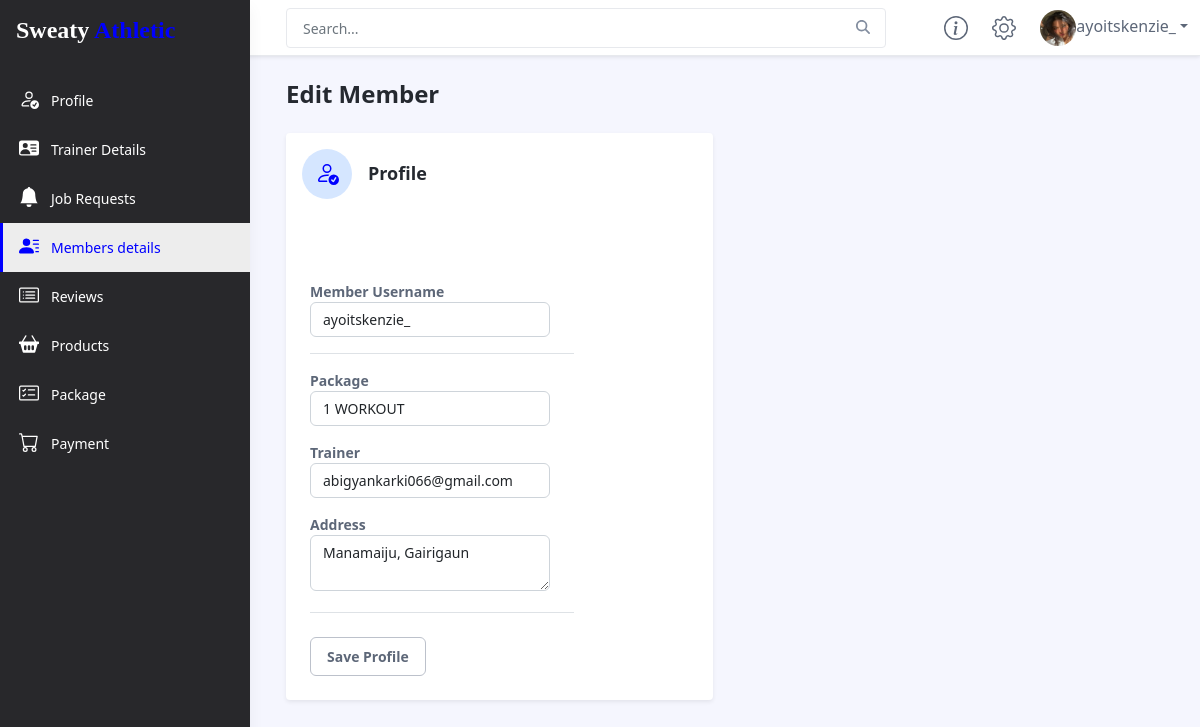
The app's page /admin_dashboard/Members_details/member/edit/?id=7 (signed in) with its own data.
### accounts/models.py (models this page shows, shortened)
class CustomUser(AbstractBaseUser):
    User_Choices = (
        ("Trainer","Trainer"),
        ("Admin","Admin"),
        ("Customer","Customer")
    )
    id = models.AutoField(primary_key=True,unique=True)
    username = models.CharField(unique=True,max_length=50, verbose_name="Username")
    date_joined = models.DateTimeField(default=datetime.datetime.now)
    user_type = models.CharField(max_length = 20,choices = User_Choices,default = "Customer", verbose_name="User Type")
    is_staff = models.BooleanField(default=False)
    is_active = models.BooleanField(default=True)
    is_superuser = models.BooleanField(default=False)
    profile_image = models.ImageField(upload_to='media/profile_image/',null=True,blank=True,verbose_name='Profile Image')
    USERNAME_FIELD = "username"
    REQUIRED_FIELDS = ['user_type']
    objects = CustomUserManager()
    def __str__(self):
        return self.username

class Customer_Details(models.Model):
    User = models.ForeignKey(CustomUser,on_delete=models.CASCADE,related_name='Customer_Details')
    Name = models.CharField(max_length=100,verbose_name="Name",null=False)
    Age = models.IntegerField(null=True,verbose_name="Age")
    Email = models.CharField(max_length=50,null=True,blank=True,verbose_name="Email")
    Address = models.TextField()
    Package = models.ForeignKey(Package,null=True,blank=True,on_delete=models.SET_NULL)
    Trainer = models.ForeignKey(CustomUser,null=True,blank=True,on_delete=models.SET_NULL)

### appadmin/models.py (models this page shows)
class Package(models.Model):
    themes_choice = (('Black','Black'),('white','White'))
    Name = models.CharField(unique=True,max_length=100,verbose_name='Membership Package')
    Price = models.FloatField(null=True,blank=True)
    Type = models.ForeignKey(Type,null=True,blank=True,on_delete=models.SET_NULL)
    Description = models.TextField(null=True,blank=True)
    Duration = models.IntegerField(null=True,blank=True)
    Message = models.CharField(max_length=250,null=True,blank=True,verbose_name='Commitment Message')
    theme = models.CharField(max_length=20,choices=themes_choice,blank=False,null=True)
    def __str__(self):
        return self.Name

### appadmin/views.py (the view, shortened to what this page needs)
# urls.py: path('Members_details/member/edit/',views.edit_member),
@login_required(login_url='/login/')
def edit_member(request):
    Id = request.GET.get('id')
    cus = Customer_Details.objects.get(id=Id)
    pack = Package.objects.all()
    trainer = Trainer_Details.objects.all()
    return render(request,'admin_dashboard/edit_member.html',{'act2':'active','cus':cus,'pack':pack,'trainer':trainer})

### templates/admin_dashboard/edit_member.html (shortened to what this page needs)
{% load static %}
{% include 'admin_dashboard/upper.html' %}
    <div class="app-wrapper">
	    <div class="app-content pt-3 p-md-3 p-lg-4">
		    <div class="container-xl">
			    <h1 class="app-page-title">Edit Member</h1>
                <div class="row gy-4">
	                <div class="col-12 col-lg-6">
		                <div class="app-card app-card-account shadow-sm d-flex flex-column align-items-start">
						    <div class="app-card-header p-3 border-bottom-0">
						        <div class="row align-items-center gx-3">
							        <div class="col-auto">
								        <div class="app-icon-holder">
									    </div>
							        </div>
							        <div class="col-auto">
								        <h4 class="app-card-title">Profile</h4>
							        </div>
						        </div>
						    </div>
                            <div class="alert alert-{{status}} d-{{obj}}" style="margin-left:25px; width:75%;" role="alert">
                              </div>
                            <form method='post'>
                                <div class="app-card-body px-4 w-100">
                                    <div class="item border-bottom py-3">
                                        <div class="row justify-content-between align-items-center">
                                            <div class="col-auto">
                                                <div class="item-label"><strong>Member Username</strong></div>
                                                <div class="item-data"><input type="text" name="user" value="{{cus.User}}" readonly> </div>
                                            </div>
                                        </div>
                                    </div>
                                    <div class="item border-bottom py-3">
                                        <div class="row justify-content-between align-items-center">
                                            <div class="col-auto">
                                                <div class="item-label"><strong>Package</strong></div>
                                                <div class="item-data">
                                                    <select name="pack" id="package">
                                                        <option value="{{cus.Package.id}}" selected>{{cus.Package}}</option>
                                                  </select>
                                                </div>
                                            </div>
                                        </div>
                                        <div class="row justify-content-between align-items-center py-3">
                                            <div class="col-auto">
                                                <div class="item-label"><strong>Trainer</strong></div>
                                                <div class="item-data">
                                                    <select name="train" id="trainer">
                                                        <option value="{{cus.Trainer.id}}" selected>{{cus.Trainer}}</option>
                                                  </select>
                                                </div>
                                            </div>
                                        </div>
                                        <div class="row justify-content-between align-items-center">
                                          <div class="col-auto">
                                              <div class="item-label"><strong>Address</strong></div>
                                              <div class="item-data">
                                                  <textarea name="location">{{cus.Address}}</textarea>
                                              </div>
                                          </div>
                                      </div>
                                    </div>
                                </div>
						    <div class="app-card-footer p-4 mt-auto">
							   <button class="btn app-btn-secondary" type="submit">Save Profile</button>
						    </div>
                        </form>
						</div>
	                </div>
                </div>
		    </div>
	    </div>
    </div>
</body>
</html>

### templates/admin_dashboard/upper.html (shortened to what this page needs)
{% load static %}
<!DOCTYPE html>
<html lang="en">
<head>
    <link id="theme-style" rel="stylesheet" href="{% static 'customer_dashboard/css/portal.css' %}">
</head>
<body class="app">
    <header class="app-header fixed-top">
        <div class="app-header-inner">
	        <div class="container-fluid py-2">
		        <div class="app-header-content">
		            <div class="row justify-content-between align-items-center">
		            <div class="app-search-box col">
		                <form class="app-search-form">
							<input type="text" placeholder="Search..." name="search" class="form-control search-input">
							<button type="submit" class="btn search-btn btn-primary" value="Search"><i class="fas fa-search"></i></button>
				        </form>
		            </div>
		            <div class="app-utilities col-auto">
						<div class="app-utility-item">
				            <a href="#" title="Help">
					        </a>
					    </div>
			            <div class="app-utility-item">
				            <a href="#" title="Settings">
					        </a>
					    </div>
			            <div class="app-utility-item app-user-dropdown dropdown">
							{%if request.user.profile_image  %}
				            	<a class="dropdown-toggle" id="user-dropdown-toggle" data-bs-toggle="dropdown" href="#" role="button" aria-expanded="false"><img class="profile-image" src="{{request.user.profile_image.url}}" alt="user profile">{{request.user}}</a>
							{% endif %}
			            </div>
		            </div>
		        </div>
	            </div>
	        </div>
        </div>
        <div id="app-sidepanel" class="app-sidepanel">
	        <div class="sidepanel-inner d-flex flex-column">
		        <div class="app-branding">
		            <a class="app-logo"><a class="navbar-brand"><h2 style="font-size: 1.5rem;font-family: 'Dancing Script', cursive;color: white;">Sweaty <span style="color:blue">Athletic</span></h2></a></a>
		        </div>
			    <nav id="app-nav-main" class="app-nav app-nav-main flex-grow-1">
				    <ul class="app-menu list-unstyled accordion" id="menu-accordion">
						<li class="nav-item">
					        <a class="nav-link {{act}}" href="/admin_dashboard/">
						        <span class="nav-icon">
						         </span>
		                         <span class="nav-link-text">Profile</span>
					        </a>
					    </li>
					    <li class="nav-item">
					        <a class="nav-link {{act1}}" href="/admin_dashboard/trainer_details/">
						        <span class="nav-icon">
						         </span>
		                         <span class="nav-link-text">Trainer Details</span>
					        </a>
					    </li>
						<li class="nav-item">
					        <a class="nav-link {{act6}}" href="/admin_dashboard/job_request/">
						        <span class="nav-icon">
									<svg xmlns="http://www.w3.org/2000/svg" width="16" height="16" fill="currentColor" class="bi bi-bell-fill" viewBox="0 0 16 16">
										<path d="M8 16a2 2 0 0 0 2-2H6a2 2 0 0 0 2 2zm.995-14.901a1 1 0 1 0-1.99 0A5.002 5.002 0 0 0 3 6c0 1.098-.5 6-2 7h14c-1.5-1-2-5.902-2-7 0-2.42-1.72-4.44-4.005-4.901z"/>
									  </svg>
						         </span>
		                         <span class="nav-link-text">Job Requests</span>
					        </a>
					    </li>
					    <li class="nav-item">
					        <a class="nav-link {{act2}}" href="/admin_dashboard/Members_details/">
						        <span class="nav-icon">
						         </span>
		                         <span class="nav-link-text">Members details</span>
					        </a>
					    </li>
					    <li class="nav-item">
					        <a class="nav-link {{act3}}" href="/admin_dashboard/Reviews">
						        <span class="nav-icon">
						         </span>
		                         <span class="nav-link-text">Reviews</span>
					        </a>
					    </li>
					    <li class="nav-item">
					        <a class="nav-link {{act4}}" href="/admin_dashboard/Products/">
						        <span class="nav-icon">
						         </span>
		                         <span class="nav-link-text">Products</span>
					        </a>
					    </li>
						<li class="nav-item">
					        <a class="nav-link {{act7}}" href="/admin_dashboard/package/">
						        <span class="nav-icon">
						         </span>
		                         <span class="nav-link-text">Package</span>
					        </a>
					    </li>
					    <li class="nav-item">
					        <a class="nav-link {{act5}}" href="/admin_dashboard/payment/">
						        <span class="nav-icon">
						         </span>
		                         <span class="nav-link-text">Payment</span>
					        </a>
					    </li>
				    </ul>
			    </nav>
	        </div>
	    </div>
    </header>

### templates/admin_dashboard/upper.html (style rules this page uses)
.navbar-brand { color: white; font-family: 'Dancing Script', cursive; font-size: 1rem; }

### templates/admin_dashboard/edit_member.html (style rules this page uses)
input { width: 240px; padding: 0.375rem 0.75rem; font-size: 1re; color: #212529; background-color: #fff; background-clip: padding-box; border: 1px solid #ced4da; -webkit-appearance: none; -moz-appearance: none; appearance: none; border-radius: 0.375rem; transition: border-color .15s ease-in-out,box-shadow .15s ease-in-out; }
select { width: 240px; padding: 0.375rem 0.75rem; font-size: 1re; color: #212529; background-color: #fff; background-clip: padding-box; border: 1px solid #ced4da; -webkit-appearance: none; -moz-appearance: none; appearance: none; border-radius: 0.375rem; transition: border-color .15s ease-in-out,box-shadow .15s ease-in-out; }
textarea { width: 240px; padding: 0.375rem 0.75rem; font-size: 1re ; color: #212529; background-color: #fff; background-clip: padding-box; border: 1px solid #ced4da; -webkit-appearance: none; -moz-appearance: none; appearance: none; border-radius: 0.375rem; transition: border-color .15s ease-in-out,box-shadow .15s ease-in-out; }

### records on screen
CustomUser: user.profile_image (picture), user "ayoitskenzie_"
Customer_Details: user "ayoitskenzie_", pack "1 WORKOUT", train "abigyankarki066@gmail.com", location "Manamaiju, Gairigaun"
